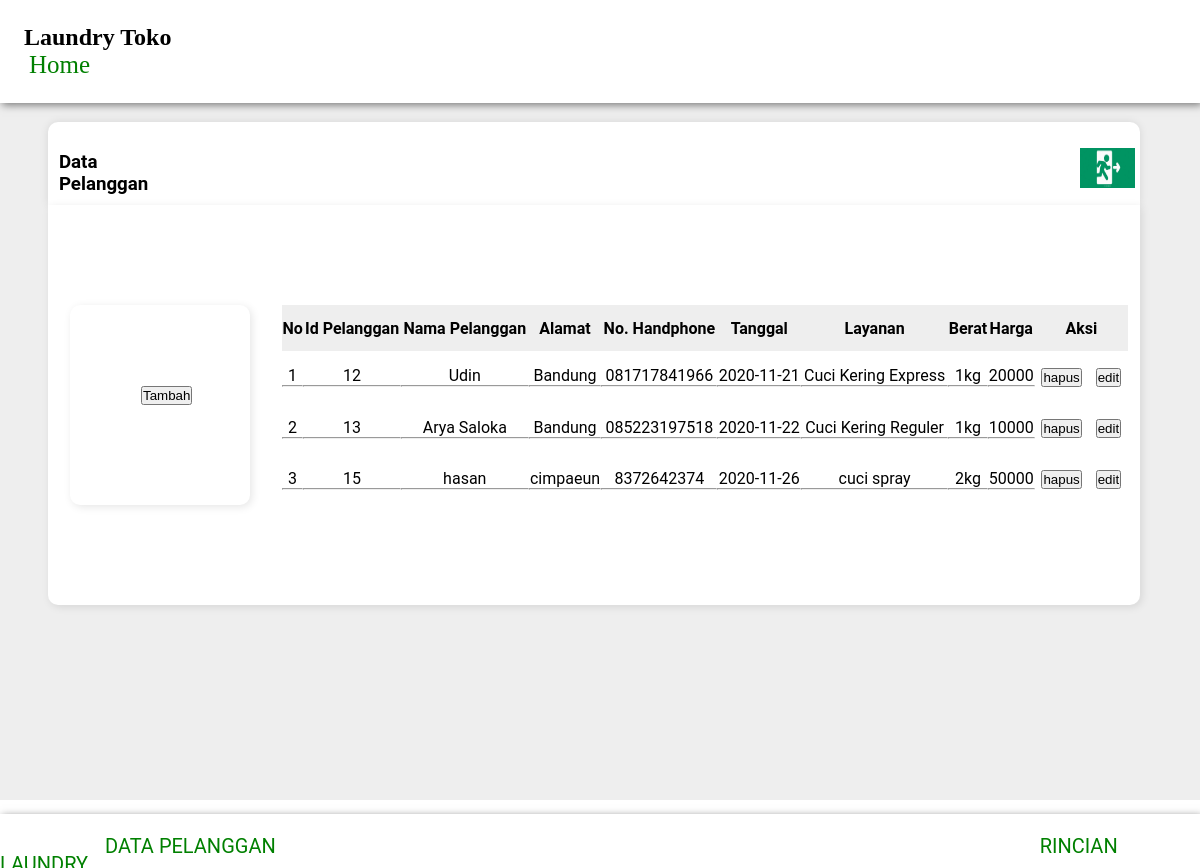
The app's page /admin/index.php with its own data.
### tables this page shows
CREATE TABLE `data_pelanggan` (
  `id` int(11) NOT NULL,
  `nama` varchar(25) NOT NULL,
  `alamat` varchar(60) NOT NULL,
  `no_telp` varchar(15) NOT NULL,
  `tanggal` date NOT NULL,
  `layanan` varchar(55) NOT NULL,
  `berat` varchar(10) NOT NULL,
  `harga` int(11) NOT NULL
);

### admin/index.php (the view, shortened to what this page needs)
<?php
include "config.php";
?>
<html>
  <head>
    <link rel="stylesheet" href="css/style-d.css" type="text/css">
  </head>
<body class="body">
  <nav id="nav">
        <h1>Laundry Toko</h1>
        <a href="index2.php" class="link">Home</a>
  </nav>
<br>
<div class="formcard3">
<H3 style="margin-bottom: 30px; margin-left: 1%;">Data Pelanggan</H3>
        <a href="../index.php" style="margin-bottom: 1%; margin-left: 83%;"><img src="img/exit.jpeg" align="right" width="55px" height="40px"></a></div>
<div class="formcard1">
  <div class="formcard2"><table>
                    <tr>
<td><input style="margin-left: 135%;" type="button" border="0" value="Tambah" onclick="location.href='tambah_data.php'"></a><br/><br/></td>
                    </tr>
                </table> </div>
        <tr>
           <table style="margin-left: 3%; border-radius: 5px;" border='0' width="90%" height="50%" cellspacing="0" cellpadding='5'>
           <tr style="background-color: #eee">
            <th>No</th>
            <th>Id Pelanggan</th>
            <th>Nama Pelanggan</th>
            <th>Alamat</th>
            <th>No. Handphone</th>
            <th>Tanggal</th>
            <th>Layanan</th>
             <th>Berat</th>
             <th>Harga</th>
             <th colspan="2">Aksi</th>
        </tr>
<?php
$no = 1;
$sql = "SELECT * FROM data_pelanggan";
$query=mysqli_query($db_link,$sql);
 while ($data = mysqli_fetch_array($query))
  {
   ?>
        <tr align="center">
            <td><?php echo $no; ?><hr></td>
            <td><?php echo "$data[id]"; ?><hr></td>
            <td><?php echo "$data[nama]"; ?><hr></td>
            <td><?php echo "$data[alamat]"; ?><hr></td>
            <td><?php echo "$data[no_telp]"; ?><hr></td>
            <td><?php echo "$data[tanggal]"; ?><hr></td>
             <td><?php echo "$data[layanan]"; ?><hr></td>
              <td><?php echo "$data[berat]"; ?><hr></td>
            <td><?php echo "$data[harga]"; ?><hr></td>
                     <td>
            <a  class="hapus" href="hapus_pelanggan.php?id=<?php echo $data['id']; ?>"><input type="button" value="hapus"></a>
              <a  class="edit" href="edit_pelanggan.php?id=<?php echo $data['id']; ?>"><input type="button" value="edit"></a>
            </td>
            <?php $no++;
          }
          ?>
        </tr>
</table>
</div>
    <div class="footer">
      <a id="card-title-d" href="index.php">DATA PELANGGAN</a> <a id="card-title-d2" href="index3.php">RINCIAN LAUNDRY</a>
    </div>
</body>
</html>

### admin/css/style-d.css (style rules this page uses)
* { margin: 0px; padding: 0px; }
html { background: url() no-repeat fixed; background-size:100% 100%; }
nav { padding: 24px; padding-left: 2%; text-align: ; font-family: raleway; box-shadow: 2px 2px 8px rgba(0, 0, 0, 0.5); }
body { background: #eee; width: 100%; height: 100%; }
#nav { background: white; width: 96%; }
.link { background: white; color: green; font-size: 25px; text-decoration: none; margin-right: 1% }
.body { background-color: #eee; }
.formcard1 { width: 90%; height: 50%; padding-right: 1%; line-height: 50px; background: white; bottom: 0px; box-shadow: 2px 2px 8px rgba(0, 0, 0, 0.1); display: flex; align-items: center; border-bottom-right-radius: 10px; border-bottom-left-radius: 10px; margin-left: 4%; overflow-x: auto; display: flex; position: relative; }
.formcard2 { width: 18%; height: 50%; padding-right: 1%; line-height: 50px; background: white; bottom: 0px; box-shadow: 2px 2px 8px rgba(0, 0, 0, 0.1); display: flex; align-items: center; border-radius: 10px; margin-left: 2%; overflow-x: auto; display: flex; position: relative; }
.formcard3 { width: 91%; height: 63px; background: white; bottom: 0px; box-shadow: 0px 0px 8px rgba(0, 0, 0, 0.1); display: flex; align-items: center; border-top-left-radius: 10px; border-top-right-radius: 10px; margin-left: 4%; padding-top: 20px; overflow-x: auto; display: flex; position: relative; }
.footer { width: 100%; height: 30px; line-height: 100%; background: white; position: absolute; bottom: 0%; box-shadow: 2px 2px 8px rgba(0, 0, 0, 0.5); padding-top: 2%; padding-bottom: -2%; }
#card-title-d { transition: 0.3s ease; background: white; color: green; font-size: 20px; text-decoration: none; border-top: 4px solid white; border-bottom: 4px solid white; text-align: center; margin-left: 100px; }
#card-title-d2 { transition: 0.3s ease; background: white; color: green; font-size: 20px; text-decoration: none; border-top: 4px solid white; border-bottom: 4px solid white; text-align: center; margin-left: 750px; }
body { font-family: 'roboto'; color: #000; }
.judul h1,h2,h3 { height: 15px; }
a { padding: 5px; text-decoration: none; }

### records on screen
data_pelanggan: id "12", nama "Udin", alamat "Bandung", no_telp "081717841966", tanggal "2020-11-21", layanan "Cuci Kering Express", berat "1kg", harga "20000"
data_pelanggan: id "13", nama "Arya Saloka", alamat "Bandung", no_telp "085223197518", tanggal "2020-11-22", layanan "Cuci Kering Reguler", berat "1kg", harga "10000"
data_pelanggan: id "15", nama "hasan", alamat "cimpaeun", no_telp "8372642374", tanggal "2020-11-26", layanan "cuci spray", berat "2kg", harga "50000"
